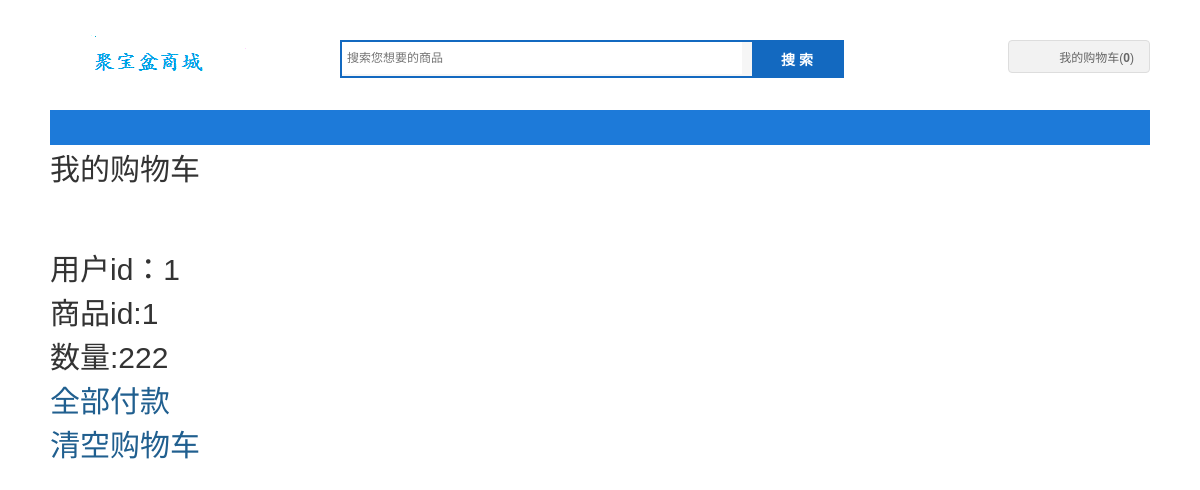
Page /user/cart.php?uid=1 on the committed database.
### tables this page shows
CREATE TABLE `cart` (
  `id` int(11) NOT NULL AUTO_INCREMENT,
  `user_id` int(11) NOT NULL,
  `goods_id` int(11) NOT NULL,
  `count` int(11) NOT NULL,
  PRIMARY KEY (`id`)
);

### user/cart.php (the view, shortened to what this page needs)
<?php
include '../conn.php';
?>
<!DOCTYPE>
<html>
<head>
  <link rel="stylesheet" type="text/css" href="../images/general.css">
  <link rel="stylesheet" type="text/css" href="../images/index.css">
</head>
<body>
<?php include '../header.php'; ?>
<div class="container w1100">
  <p style="font-size:30px">我的购物车</p>
      <br>  <br>  <br>  <br>
<?php
$sql = "SELECT * FROM cart where user_id = ".$uid;
$result = $conn->query($sql);
if ($result->num_rows > 0) {
while($row = $result->fetch_assoc()) {
  echo "<p style='font-size:30px'>用户id：".$row['user_id']."<br>商品id:".$row['goods_id']."<br>数量:".$row['count']."</p>";
 ?>
 <p style='font-size:30px'><a href="/user/payall.php?uid=<?php echo $row['user_id']?>">全部付款</a></p>
 <p style='font-size:30px'><a href="/user/cleancart.php?uid=<?php echo $row['user_id']?>">清空购物车</a></p>
 <?php
}
}
 ?>
</div>
<div class="footer mt20">
</body></html>

### images/general.css (style rules this page uses)
body, html { font:12px Tahoma,Arial,Helvetica,sans-serif;color:#333;background:#fff }
body,html,h1,h2,h3,h4,h5,ol,ul,li,dl,dt,dd,p,span,form,input,img { margin:0;padding:0; }
a { color:#205f8f;text-decoration:none; }
.mt20 { margin-top:20px; }
div.w1100 { width:1100px; }
.container { margin-left:auto;margin-right:auto; }
.footer { width:1110px;height:auto;margin-left:auto;margin-right:auto;padding-bottom:10px; }

### rows in the picture
cart: user "1", goods "1", count "222"
